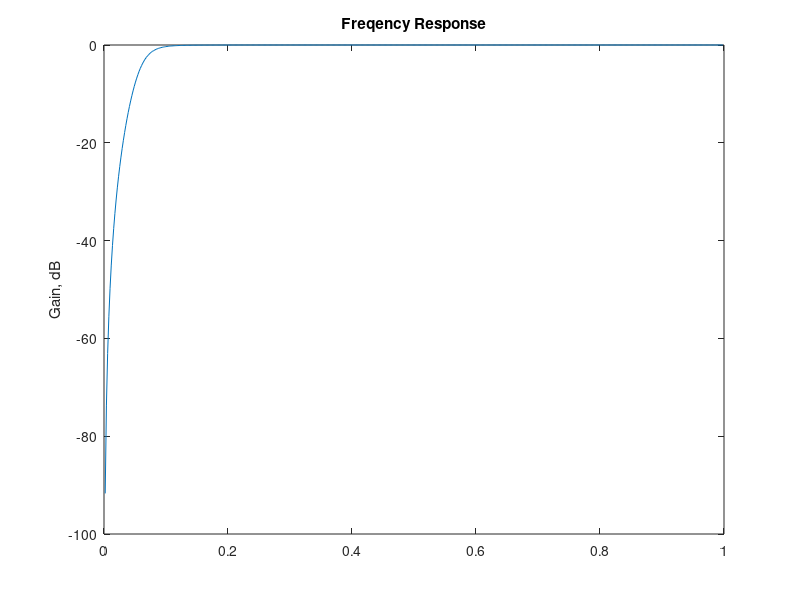
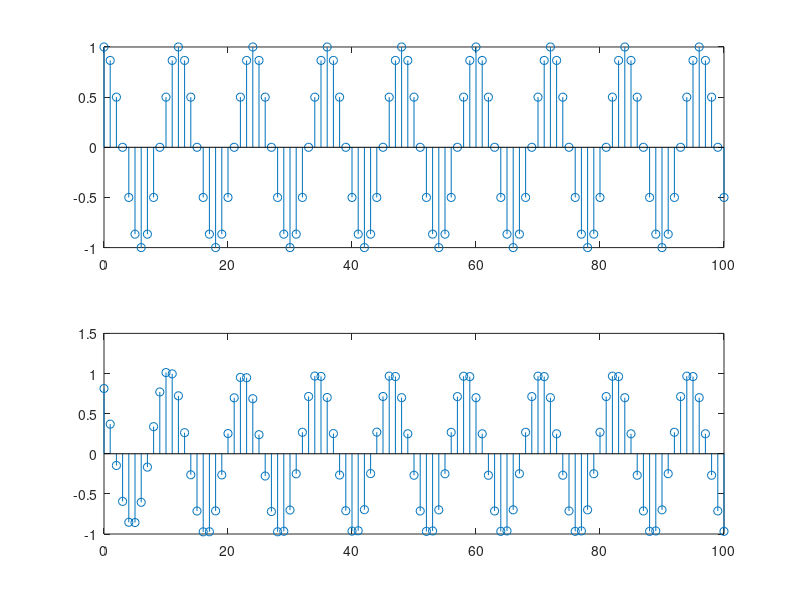
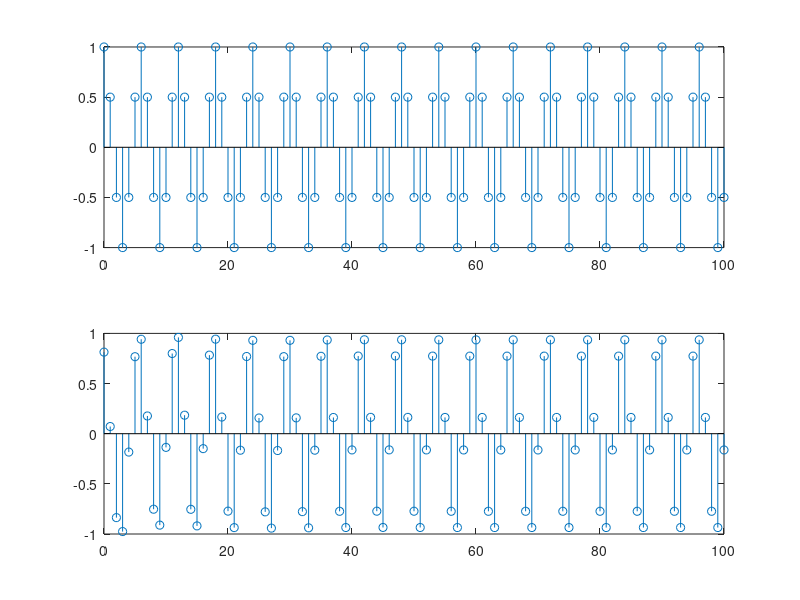

Source code (MATLAB) for these figures, in order:
clear all

%b=[1 -3 3 -1];
%a=[1.857864376 -3.254833996 2.25988463 -0.627416998];
%a=[4.2884 -1.5342 1.6488 -0.1784];

T=2;
fs = 1/T;
wc = pi/4;
Wc= 2/2*tan(wc/2);
b = [1 0 0 0];
a = [1 2*Wc 2*Wc^2 Wc^3];
st=filt(b,a,T)

[numd dend] = bilinear(b,a,fs);
[butter n]=freqz(numd,dend);
n = n/pi;
plot(n,-20*log10(max(abs(butter))./abs(butter)));
title('Freqency Response'); ylabel('Gain, dB');


%determine outputof HPF with x(n)= cos(pi/6n);
n=(0:100);
inp2=cos(pi*n/6);
%xhw=conv(inp2,h);
xhw=filter(numd,dend,inp2);
figure, subplot(2,1,1), stem(n, inp2);
subplot(2,1,2), stem(0:length(xhw)-1, xhw);
%determine with cos(pin/3)
inp3=cos(pi*n/3);
%x2hw=conv(inp3,h);
x2hw=filter(numd,dend,inp3);
figure, subplot(2,1,1), stem(n, inp3);
subplot(2,1,2), stem(0:length(xhw)-1, x2hw);

